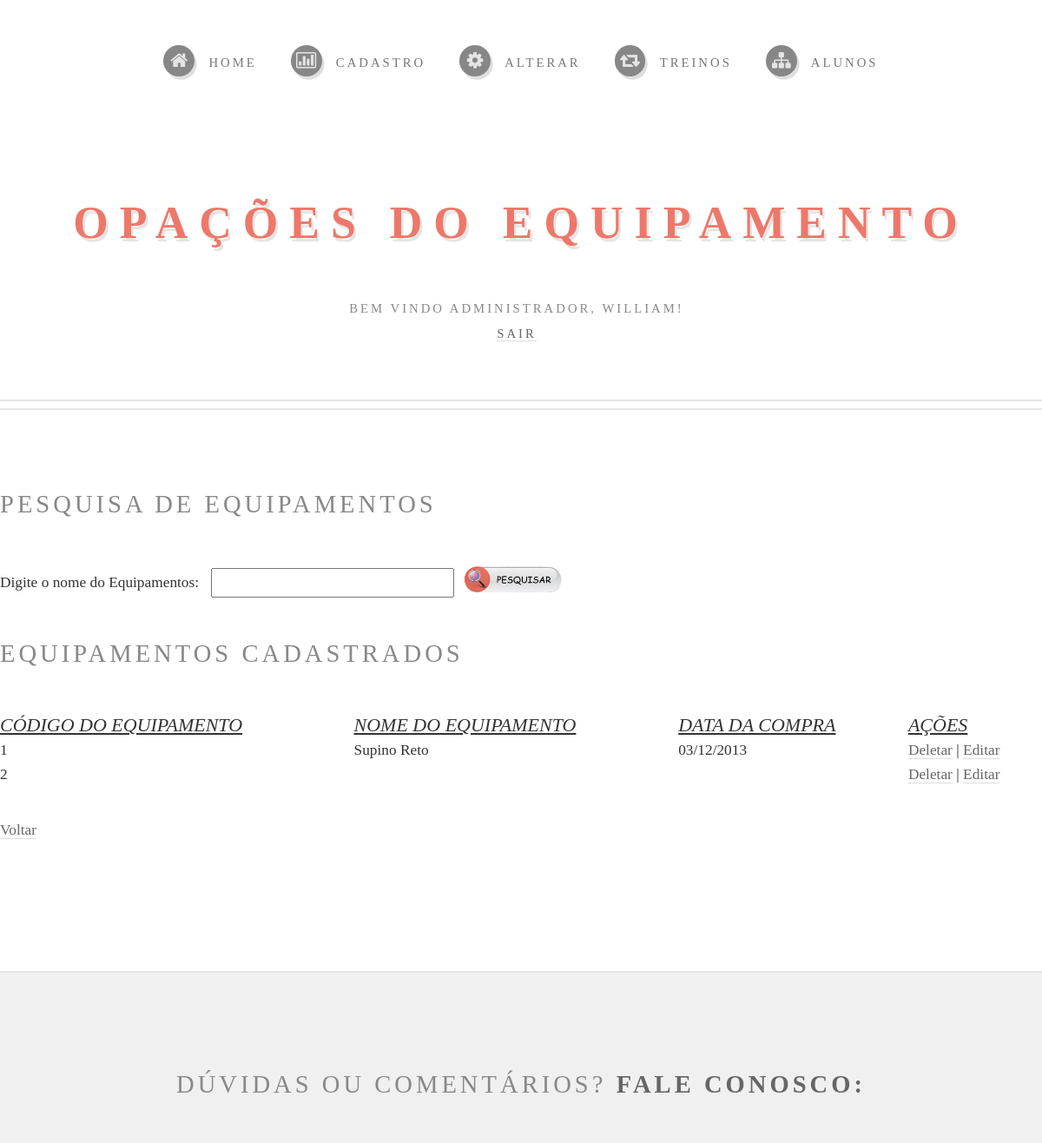
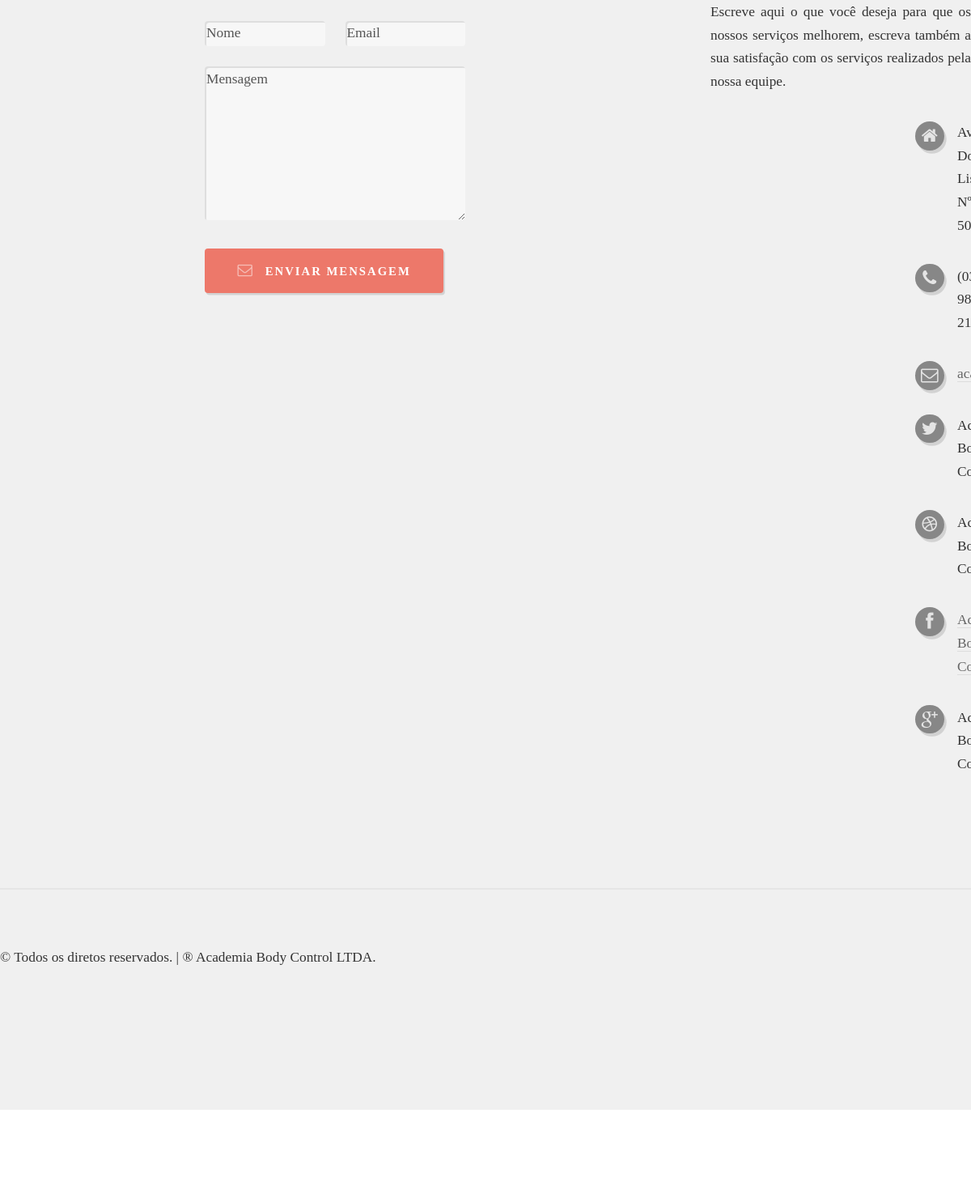
The app's page /equipamento/pesquisa.php (signed in) with its own data (2 pictures, top to bottom).
### tables this page shows
CREATE TABLE IF NOT EXISTS `equipamentos` (
  `codigoEquipamento` int(4) NOT NULL AUTO_INCREMENT,
  `nomeEquipamento` varchar(100) NOT NULL,
  `dataCompra` varchar(10) NOT NULL,
  PRIMARY KEY (`codigoEquipamento`)
);

### equipamento/pesquisa.php (the view, shortened to what this page needs)
<!DOCTYPE HTML>
<html>
	<head>
			<link rel="stylesheet" href="../css/skel-noscript.css" />
			<link rel="stylesheet" href="../css/style.css" />
			<link rel="stylesheet" href="../css/style-desktop.css" />
	</head>
	<body class="homepage">
			<div id="header-wrapper">
					<div id="header" class="container">
							<h1 id="logo"><a href="#">Opações do Equipamento</a></h1>
                            <div class="bv">
<?php
		$usuario = $_SESSION['user'];
		print "<p>Bem vindo administrador, $usuario!";
?>
</br><a href='../logout.php'>Sair</a>
</div>
							<nav id="nav">
									<ul>
									<li><a class="icon icon-home" href="../index.php"><span>HOME</span></a></li>
									<li>
										<a href="" class="icon icon-bar-chart"><span>CADASTRO</span></a>
									</li>
									<li><a class="icon icon-cog" href="#"><span>ALTERAR</span></a>
                                        </li>
									<li><a class="icon icon-retweet" href="../treinos.php"><span>TREINOS</span></a></li>
									<li><a class="icon icon-sitemap" href="../alunos.php"><span>ALUNOS </span></a></li>
								</ul>
							</nav>
					</div>
			</div>
			<div id="features-wrapper">
					<section id="features" class="container">
						<div class="">
                            <div class="pesquisa">
       <h2>Pesquisa de Equipamentos</h2>
       <div class="area_pesquisa">
		<form method="post" action="pesquisa.php">
			<label id='lpesquisa'>Digite o nome do Equipamentos:</label>
			<input id='ipesquisa' type="text" name="nomeEquipamento" />
			<button id="submit_pesquisa" class="button" type="submit"></button>
		</form>
        </div>
		<h2>Equipamentos Cadastrados</h2>
		<?php
			$nomeEquipamento = '';
			$ds = 'mysql:host=localhost;dbname=bodycontrol';
			$user = 'root';
			$pass = '';
			$db = new PDO($ds, $user, $pass);
			$query = "SELECT * FROM equipamentos WHERE nomeEquipamento LIKE '%$nomeEquipamento%'";
			$stm = $db->prepare($query);
			if ($stm -> execute()){
						print"<table border style='border-collapse:collapse'>";
						print"<tr class='lista'><th>CÓDIGO DO EQUIPAMENTO</th>";
						print"<th>NOME DO EQUIPAMENTO</th>";
						print"<th>DATA DA COMPRA</th>";
						print"<th>AÇÕES</th></tr>";
						while ($row = $stm->fetch()){
							$codigoEquipamento = $row ['codigoEquipamento'];
							$nomeEquipamento = $row ['nomeEquipamento'];
							$dataCompra = $row ['dataCompra'];
						print"<tr><td>$codigoEquipamento</td>";
						print"<td>$nomeEquipamento</td>";
						print"<td>$dataCompra</td>";
						print"<td><a href='delete.php?codigoEquipamento=$codigoEquipamento'>Deletar</a> | ";
						print"<a href='edita.php?codigoEquipamento=$codigoEquipamento&nomeEquipamento=$nomeEquipamento&dataCompra=$dataCompra'>";
						print"Editar</a></td></tr>";
									}
					print "</table>";
			}
			else{
				print"<h3>Erro ao listar equipamentos</h3>";
			}
		?>
		<a href="../index.php">Voltar</a>
							</div>
						</div>
					</section>
			</div>
			<div id="main-wrapper">
			<div id="footer-wrapper">
					<div id="footer" class="container">
						<header>
							<h2>DÚVIDAS OU COMENTÁRIOS? <strong>FALE CONOSCO:</strong></h2>
						</header>
						<div class="row">
							<div class="6u">
								<section>
									<form method="post" action="#">
										<div class="row half">
											<div class="6u">
												<input name="name" placeholder="Nome" type="text" class="text" />
											</div>
											<div class="6u">
												<input name="email" placeholder="Email" type="text" class="text" />
											</div>
										</div>
										<div class="row half">
											<div class="12u">
												<textarea name="message" placeholder="Mensagem"></textarea>
											</div>
										</div>
										<div class="row half">
											<div class="12u">
												<a href="#" class="button button-icon icon icon-envelope">Enviar Mensagem</a>
											</div>
										</div>
									</form>
								</section>
							</div>
							<div class="6u">
								<section>
									<p>Escreve aqui o que você deseja para que os nossos serviços melhorem, escreva também a sua satisfação com os serviços realizados pela nossa equipe.</p>
									<div class="row">
										<ul class="icons 6u">
											<li class="icon icon-home">Av. Doutor Lisboa, Nº 500</li>
											<li class="icon icon-phone">
												(035) 9892-2133</li>
											<li class="icon icon-envelope">
												<a href="#">academia@bodycontrol.com</a></li>
										</ul>
										<ul class="icons 6u">
											<li class="icon icon-twitter">Academia Body Control</li>
											<li class="icon icon-dribbble">Academia Body Control</li>
											<li class="icon icon-facebook"><a href="https://www.facebook.com/pages/Body-Control/234431953391505?skip_nax_wizard=true">Academia Body Control</a></li>
											<li class="icon icon-google-plus">Academia Body Control</li>
										</ul>
									</div>
								</section>
							</div>
						</div>
					</div>
					<div id="copyright" class="container">
                      <p>&copy; Todos os diretos reservados. | 	          																																																&reg; Academia Body Control LTDA.</p>
					</div>
			</div>
	</body>
</html>

### css/skel-noscript.css (style rules this page uses)
html,body,div,span,applet,object,iframe,h1,h2,h3,h4,h5,h6,p,blockquote,pre,a,abbr,acronym,address,big,cite,code,del,dfn,em,img,ins,kbd,q,s,samp,small,strike,strong,sub,sup,tt,var,b,u,i,center,dl,dt,dd,ol,ul,li,fieldset,form,label,legend,table,caption,tbody,tfoot,thead,tr,th,td,article,aside,canvas,details,embed,figure,figcaption,footer,header,hgroup,menu,nav,output,ruby,section,summary,time,mark,audio,video { margin:0;padding:0;border:0;font-size:100%;font:inherit;vertical-align:baseline; }
article,aside,details,figcaption,figure,footer,header,hgroup,menu,nav,section { display:block; }
body { line-height:1; }
ol,ul { list-style:none; }
table { border-collapse:collapse;border-spacing:0; }
body { -webkit-text-size-adjust:none }
*, *:before, *:after { -moz-box-sizing: border-box; -webkit-box-sizing: border-box; -o-box-sizing: border-box; -ms-box-sizing: border-box; box-sizing: border-box; }
body { min-width: 1200px; }
.container { width: 1200px; margin: 0 auto; }
.\31 2u { width: 100% }
.\36 u { width: 50% }
.row > * { float: left; -moz-box-sizing: border-box; -webkit-box-sizing: border-box; -o-box-sizing: border-box; -ms-box-sizing: border-box; box-sizing: border-box; padding-bottom: 0; padding-left: 303px; padding-right: 0; padding-top: 50px; }
.row + .row > * { padding-top: 50px; }
.row { margin-left: -50px; }
.row:after { content: ''; display: block; clear: both; height: 0; }
.row:first-child > * { padding-top: 0; }
.row > * { padding-top: 0; }
.row.half > * { padding: 25px 0 0 25px; }
.row.half + .row.half > * { padding-top: 25px; }
.row.half { margin-left: -25px; }

### css/style-desktop.css (style rules this page uses)
body,input,textarea,select { line-height: 1.65em; font-size: 13pt; }
h2 { font-size: 1.65em; font-weight: 400; letter-spacing: 4px; margin: 0 0 1.5em 0; line-height: 1.75em; }
.button { font-size: 0.85em; letter-spacing: 2px; padding: 0.85em 2.75em 0.85em 2.75em; }
#features-wrapper { padding: 6em 0 6em 0; }
#main-wrapper { padding: 6em 0 6em 0; }
#footer-wrapper { padding: 6em 0 8em 0; }
#header { padding: 14em 0 7em 0; }
#header h1 { font-size: 3em; letter-spacing: 13px; }
#header p { margin: 2.5em 0 0 0; font-size: 0.85em; letter-spacing: 3px; }
#nav { position: absolute; top: 3em; left: 0; width: 100%; }
#nav > ul > li { display: inline-block; padding-right: 2em; }
#nav > ul > li:last-child { padding-right: 0; }
#nav > ul > li > a { display: block; }
#nav > ul > li > a > span { font-size: 0.85em; letter-spacing: 3px; }
#copyright { margin-top: 6em; padding-top: 4em; }

### css/style-1000px.css (style rules this page uses)
body { line-height: 1.75em; font-size: 12pt; }
h2 { margin: 0 0 1em 0; }
#features-wrapper { padding: 4em 0 4em 0; }
#main-wrapper { padding: 4em 0 4em 0; }
#footer-wrapper { padding: 4em 0 6em 0; }
#header { padding: 12em 0 7em 0; }
#header h1 { font-size: 2.5em; }
#header p { margin: 2em 0 0 0; }
#nav > ul > li { padding-right: 1.25em; }
#copyright { margin-top: 5em; padding-top: 2em; }

### records on screen
equipamentos: codigoEquipamento "1", nomeEquipamento "Supino Reto", dataCompra "03/12/2013"
equipamentos: codigoEquipamento "2"

### other values on screen
$usuario "WILLIAM"
